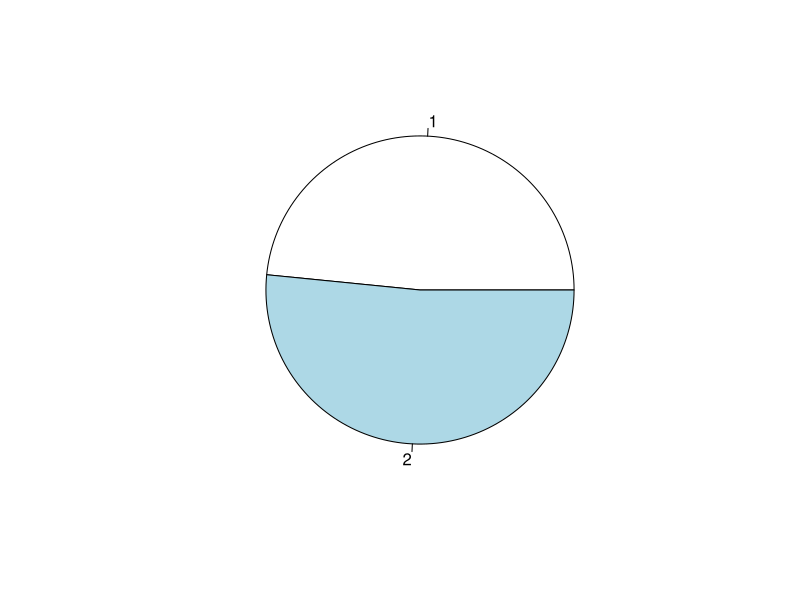
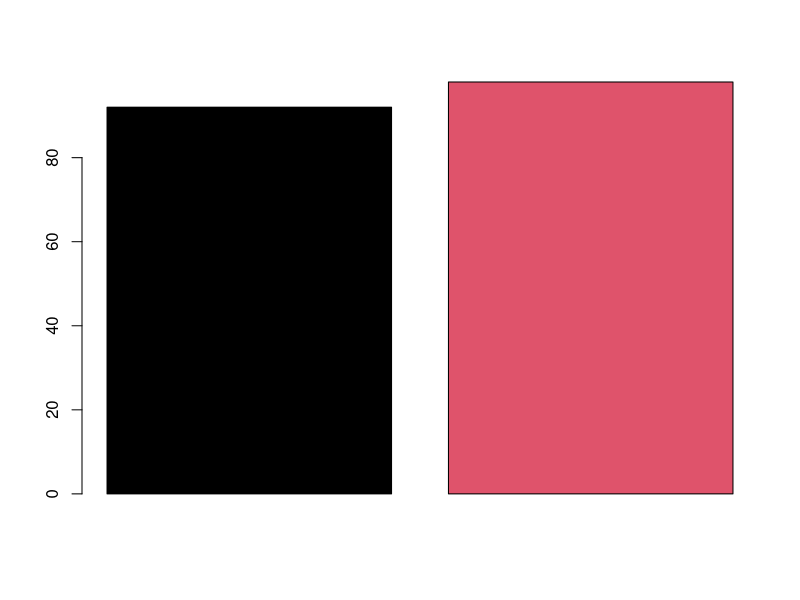

Reproduce these figures in R, in order.
# data structures

#Matrix----
length(100:123)
m1 =matrix(100:123, ncol=6)
m1
(m1 =matrix(100:123, ncol=6, byrow = T))
(m2 =matrix(c(100:123), ncol=4, byrow = T))
m2[1, 2]
m1[3, 4]
m2[1:2 , ]
m2
m2[, c(1,4)]
m2[c(2,6), c(1,4)]
m2[2:6, 1:4]
colSums(m2)
colMeans(m2)
rowSums(m2)
rowMeans(m2)
mean(m2[, 2])
#x

#Array----
length(100:123)
4*3*2
?array
(a1 = array(100:123, dim=c(4,3,2)))
(loc = paste('loc', 1:4, sep='-'))
(product = paste('p', 1:3, sep='@'))
(coy = paste('coy', 1:2, sep='%'))
dimnames(a1) = list(loc, product, coy)
a1
apply(a1,1, sum)
apply(a1,2, sum)
apply(a1,3, sum)
sum(a1)
apply(a1,c(1,2), sum)
apply(a1,c(2,3), sum)
apply(a1,c(1,3), sum)

#Data Frame----
(rollno = 1:30)
(sname = paste('student',1:30,sep=''))
(gender = sample(c('M','F'), size=30, replace=T, prob=c(.7,.3)))
(marks = floor(runif(30, 50, 100)))
df1= data.frame(rollno, sname, gender, marks)
head(df1)
tail(df1)
head(df1,n=3)
?sample
str(df1)
class(df1)
summary(df1)
df1
df1$gender
df1$marks
df1[ , c(2,4)]
df1[1:10, ]
df1[marks > 70, ]
df1[marks > 70 & gender=='F', ]
df1[marks > 70 & gender=='F', c(1,2)]
df1[ marks > 70 | gender=='F', ]
names(df1) #names of columns
dim(df1) #Dimensions
aggregate(df1$marks, by=list(df1$gender), FUN=max)
aggregate(marks ~ gender, data=df1, FUN=max)
df2 = aggregate(marks ~ gender, data=df1, FUN=max)
pie(x=df2$marks)
barplot(df2$marks, col=1:2)

#using dplyr package
library(dplyr)


#List---

#Factors----
(grades = sample(c('A','B','C','D'), size=30, replace=T, prob=c(.3,.2,.4,.1)))
table(grades)
?table
class(grades)
gradesF = factor(grades)
grades
gradesF
gradesF1 = factor(grades, ordered=T)
gradesF1
gradesF2 = factor(grades, ordered=T, levels=c('D','C','B','A'))
gradesF2
